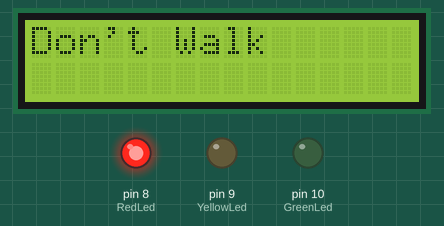
Simulated run of this sketch. Board: Arduino Uno, built with avr-gcc and run on an emulated ATmega328P. On the bench: 16×2 character LCD, output pins drawn as LEDs (lit = HIGH).

Above: at 0.1 s.
At 5.1 s:
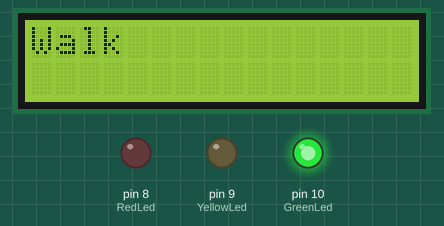
At 7.6 s:
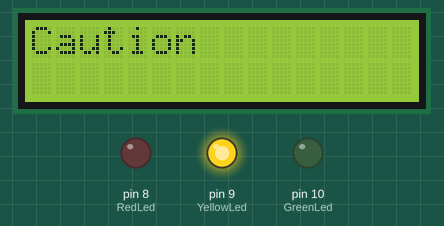
Timing chart, 0 to 129.2 s (numbered marks = the images above):
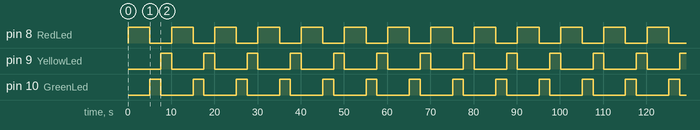

Measured:
- by itself, pin 8 (RedLed): alternates HIGH for 5.0 s and LOW for 5.0 s
- by itself, pin 9 (YellowLed), pin 10 (GreenLed): alternates HIGH for 2.5 s and LOW for 7.5 s
- by itself, everything shown: repeats every 10.0 s, in 3 steps
- what the display in image 1 shows lasts 2.5 s, from 5.1 s to 7.6 s

The sketch:

TrafficSimulation.ino
```cpp
#include <LiquidCrystal.h>

LiquidCrystal lcd(12, 11, 5, 4, 3, 2);

const int GreenLed  = 10;
const int YellowLed = 9;
const int RedLed    = 8;

int state     = 0; // State 0 - Red only, State 1 - Red Yellow, State 2 - Green
                   // State 3 - Yellow
int light_delay[]   = { 2500, 2500, 2500, 2500 };

void setup() {
	pinMode(GreenLed, OUTPUT);
	pinMode(YellowLed,OUTPUT);
	pinMode(RedLed,OUTPUT);
        lcd.begin(16, 2);


}

void loop() {
   switch (state) {
              case 0 :
	      digitalWrite(YellowLed, LOW);
              digitalWrite(RedLed, HIGH);
              lcd.clear();
              lcd.print("Don't Walk");
            break;
	   case 1 :
              digitalWrite(YellowLed, LOW);
	      break;
	   case 2 :
	      digitalWrite(YellowLed, LOW);
              digitalWrite(RedLed, LOW);
              digitalWrite(GreenLed, HIGH);
	      lcd.clear();
              lcd.print("Walk");
              break;
	   case 3 :
	      digitalWrite(GreenLed, LOW);
	      digitalWrite(YellowLed, HIGH);
	      lcd.clear();
              lcd.print("Caution");
              break;
   }

   delay(light_delay[state]);

   if (state == 3) {
	   state = 0;
   } else {
	   state += 1;
   }
}
```
